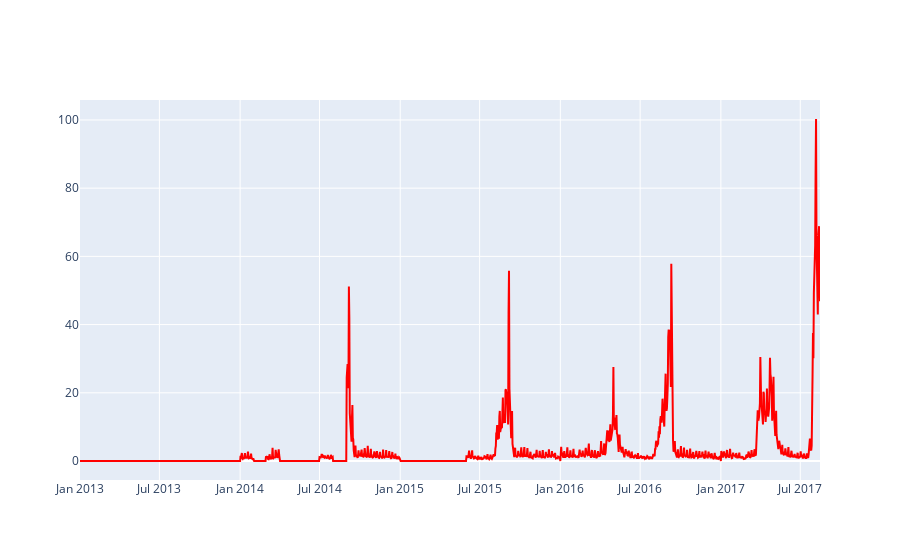

Notebook code cell kept with this figure:
### Code cell
# school and office supply sales trend
# This is the family that needs special attention
school_sales_df = train_df[train_df['family'] == 'SCHOOL AND OFFICE SUPPLIES']
daily_school_sales_df = school_sales_df.groupby(['date'])['sales'].mean().reset_index()
fig = go.Figure(data=go.Scatter(x=daily_school_sales_df['date'], 
                                y=daily_school_sales_df['sales'],
                                marker_color='red', text="sales"))
fig.show()
# peaks appear in April, Augest, and Sept

### Figure 1 — Plotly figure (JSON) as saved in the notebook; plotly's stock layout.template omitted (floating-point values rounded to 4 significant figures; data arrays with more than 128 entries replaced by an {"elided": "..."} marker saying what was removed)
{"data": [{"marker": {"color": "red"}, "text": "sales", "type": "scatter", "x": {"elided": "1684 str values"}, "y": {"elided": "1684 float values"}}], "layout": {}}
